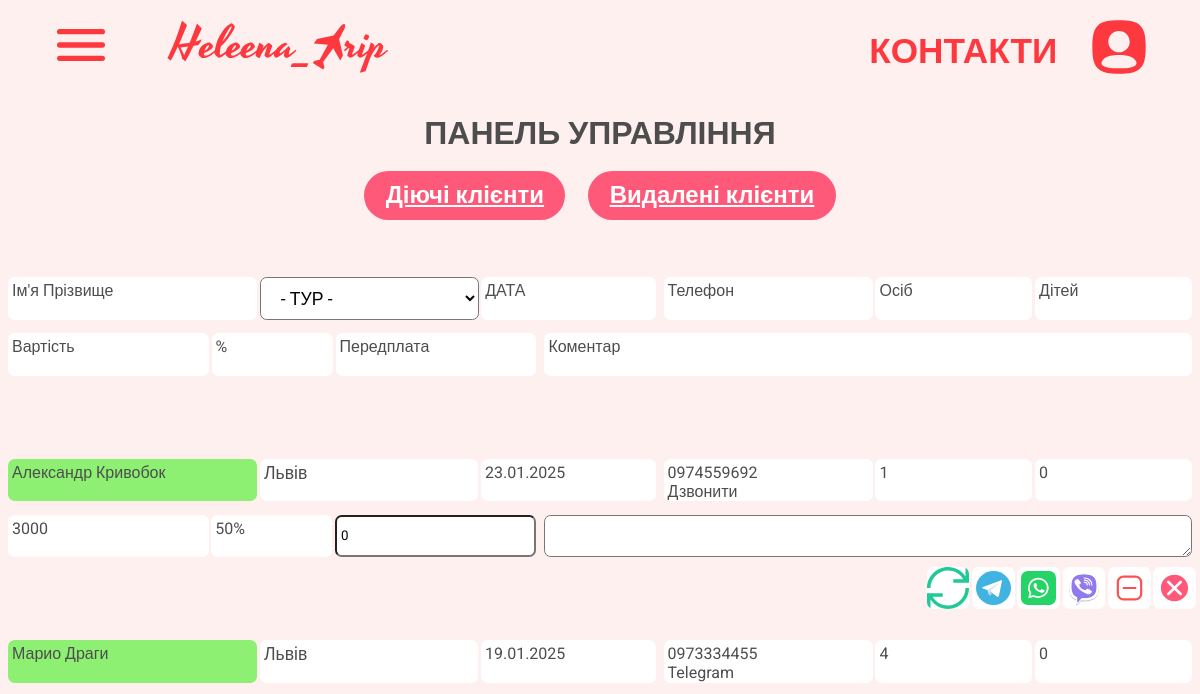
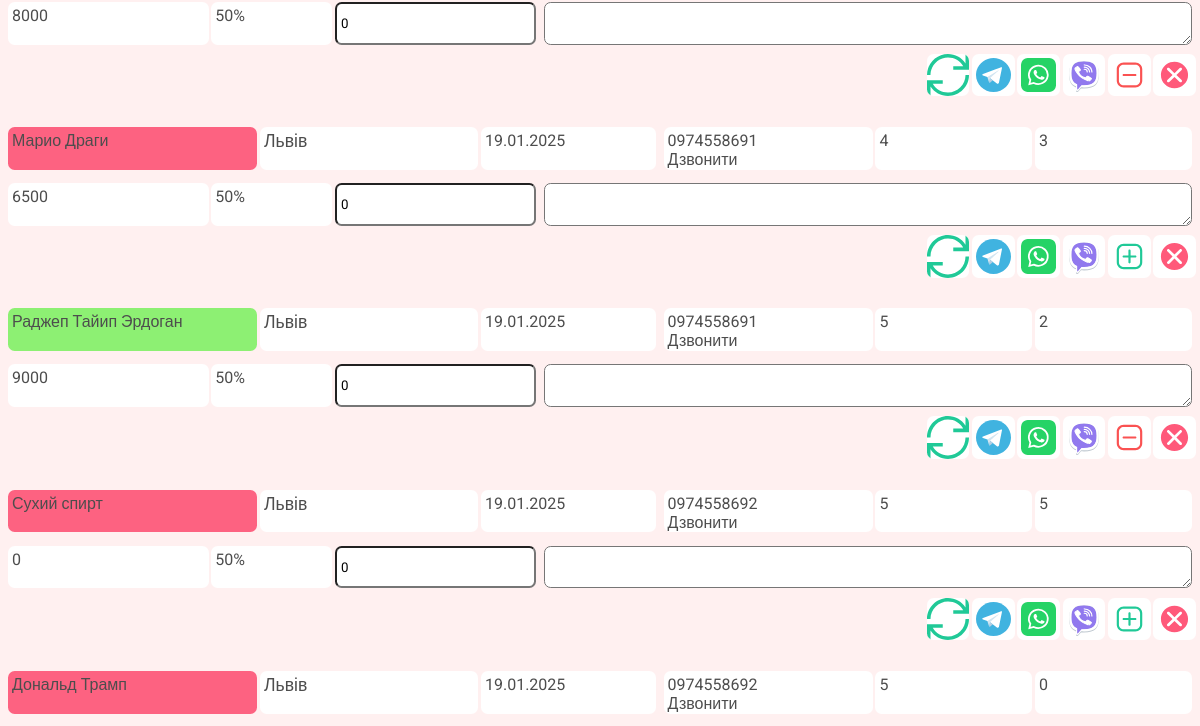
The app's page /dashboard (signed in, upper part), older data (2 pictures, top to bottom).
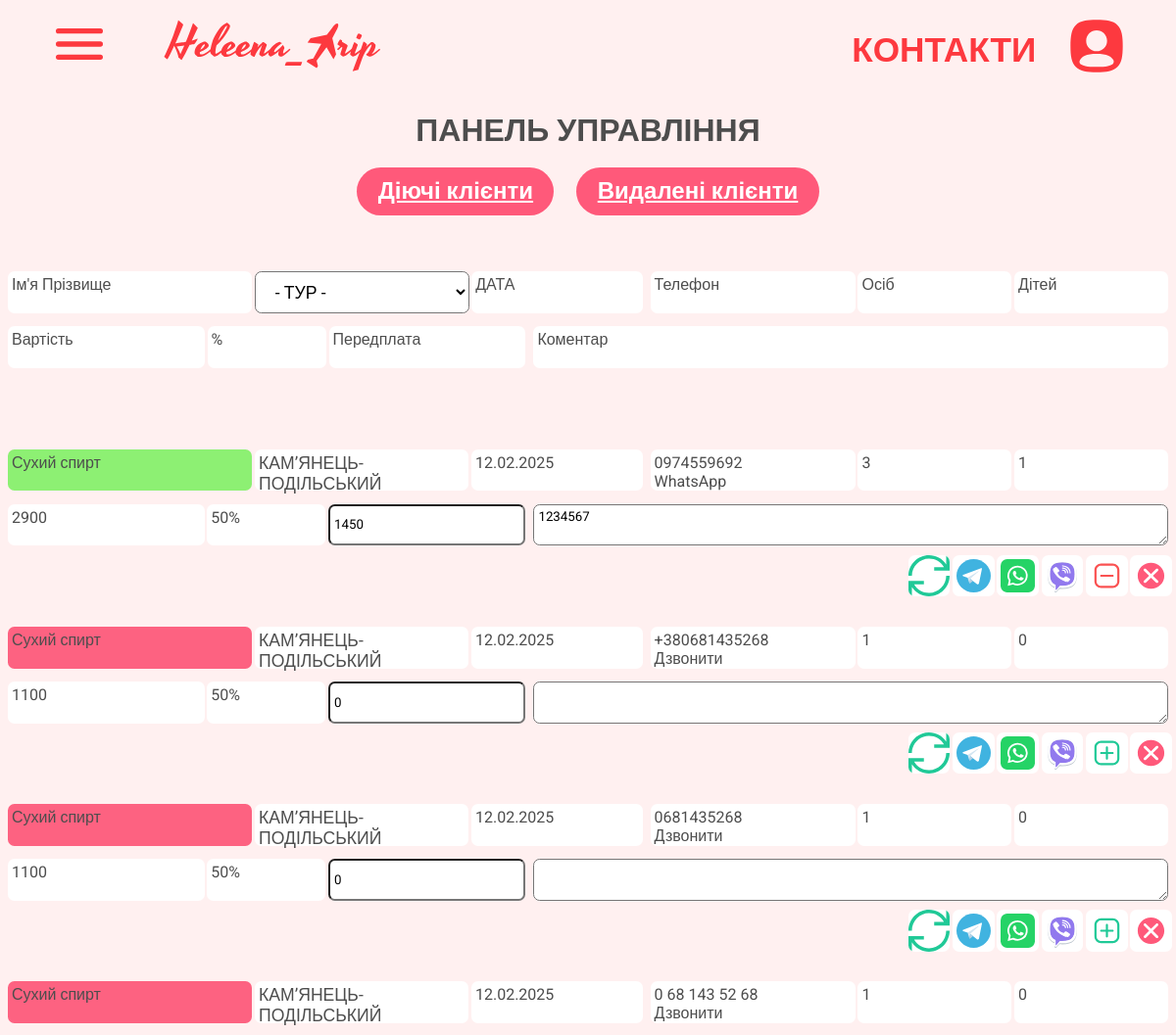
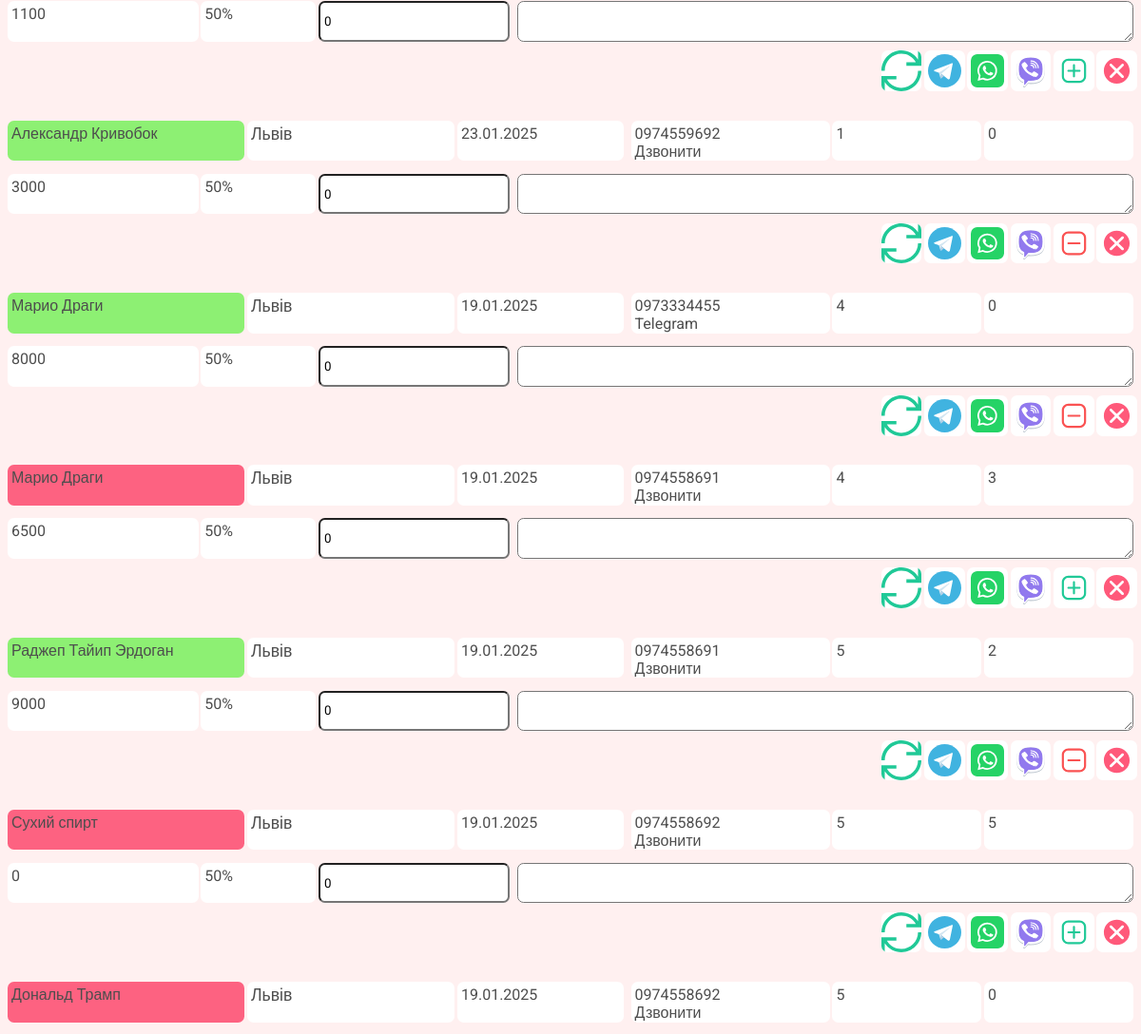
The same page, newer data (2 pictures, top to bottom).
### trip/models.py (models this page shows, shortened)
class Client(models.Model):
    name = models.CharField(null=True, max_length=100, verbose_name="Ім'я, Прізвище")
    phone = models.CharField(null=True, max_length=20, verbose_name="Номер телефону")
    amount = models.DecimalField(null=True, default=1, max_digits=3, decimal_places=0, verbose_name="Кількість осіб")
    children = models.DecimalField(null=True, default=0, max_digits=3, decimal_places=0, verbose_name="в т.ч. дітей")
    payment = models.ForeignKey('Payment', on_delete=models.PROTECT, null=True, verbose_name="Оберіть відсоток передплати")
    value = models.DecimalField(null=True, default=0, max_digits=9, decimal_places=0, verbose_name="Повна вартість туру")
    prepayment = models.DecimalField(null=True, default=0, max_digits=9, decimal_places=0, verbose_name="Розмір передплати")
    notes = models.TextField(null=True, blank=True, max_length=1000, verbose_name="Примітки")
    approved = models.BooleanField(default=False, verbose_name="Схвалено")
    deleted = models.BooleanField(default=False, verbose_name="Видалено")
    tour = models.ForeignKey('Tour', on_delete=models.PROTECT, null=True, verbose_name="Подорож", related_name="clients")
    date = models.DateField(null=True, verbose_name="Дата початку туру")
    communication = models.ForeignKey('Communication', on_delete=models.PROTECT, null=True, blank=True, verbose_name="Куди Вам дзвонити / писати?")
    class Meta:
        ordering = ['-id']

class Tour(models.Model):
    title = models.CharField(null=True, max_length=50, verbose_name="Коротка назва")
    title1 = models.CharField(null=True, max_length=50, verbose_name="Назва 1 строка")
    dateStart = models.DateField(null=True, verbose_name="Дата початку туру")
    dateEnd = models.DateField(null=True, blank=True, verbose_name="Дата закінчення туру")
    seats = models.DecimalField(null=True, default=0, max_digits=9, decimal_places=0, verbose_name="Кількість місць")
    description = models.TextField(max_length=1000, verbose_name="Опис для 2 секції")
    faq = models.ForeignKey('Faq', on_delete=models.PROTECT, null=True, blank=True, verbose_name="Часті питання")
    descriptionPdf = models.FileField(null=True, blank=True, upload_to="pdfs/", verbose_name="Опис у форматі PDF")
    currency = models.ForeignKey('Currency', on_delete=models.PROTECT, null=True, blank=True, verbose_name="Валюта")
    priceAdult = models.CharField(null=True, blank=True, max_length=15, verbose_name="Ціна для дорослих")
    priceChild = models.CharField(null=True, blank=True, max_length=15, verbose_name="Ціна для дітей")
    pricePensioner = models.CharField(null=True, blank=True, max_length=15, verbose_name="Ціна для пільговиків")
    dateBeforeAdult = models.DateField(null=True, blank=True, verbose_name="Дата, до якої діє скидка дорослим")
    dateBeforeChild = models.DateField(null=True, blank=True, verbose_name="Дата, до якої діє скидка дітям")
    priceAdultBefore = models.CharField(null=True, blank=True, max_length=15, verbose_name="Ціна для дорослих зі скидкою")
    priceChildBefore = models.CharField(null=True, blank=True, max_length=15, verbose_name="Ціна для дітей зі скидкою")
    isActive = models.BooleanField(null=True, default=True, verbose_name="Діючий тур")
    isOutside = models.BooleanField(null=True,default=True, verbose_name="Закордонний тур")
    isOneDay = models.BooleanField(null=True,default=False, verbose_name="Поїздка вихідного дня")
    isPartner = models.BooleanField(null=True,default=False, verbose_name="Поїздка від партнерів")
    background1 = models.ImageField(null=True, upload_to="photos/", verbose_name="Фон банера")
    background2 = models.ImageField(null=True, upload_to="photos/", verbose_name="Фон вартості")
    background3 = models.ImageField(null=True, upload_to="photos/", verbose_name="Фон інших турів")
    class Meta:
        ordering = [
            Case(
                When(dateStart=None, then=Value(1)),
                When(dateStart__lt=date.today(), then=Value(2)),
                default=Value(0),
                output_field=models.IntegerField()
            ),
            'dateStart',
        ]

class Communication(models.Model):
    communication = models.CharField(null=True, max_length=20, verbose_name="Куди Вам дзвонити / писати?")
    def __str__(self):
        return (str(self.communication))

class Payment(models.Model):
    percent = models.DecimalField(null=True, default=50, max_digits=3, decimal_places=0, verbose_name="% передплати")
    def __str__(self):
        return (str(self.percent) + '%')

### trip/views.py (the view)
# urls.py: path('dashboard', dashboard, name='dashboard'),
def dashboard(request, tour_id=None):
    return dashboard_general(request, False, tour_id)

### trip/forms.py
class DashboardForm(forms.ModelForm):
    class Meta:
        model = Client
        fields = ('prepayment', 'notes')
        widgets = {
            'notes': forms.Textarea(attrs={'rows': 3}),
            'prepayment': forms.NumberInput(attrs={'step': 1, 'min': 0})
        }

### trip/context_processors.py (called while the page is built)
def global_contacts(request):
    try:
        contacts = MyContacts.objects.first()
    except MyContacts.DoesNotExist:
        contacts = None
    return {'contacts': contacts}

### trip/templates/trip/dashboard.html (shortened to what this page needs)
{% extends 'base.html' %}
{% load static %}
{% block main %}
<br>
<h1 class="center">ПАНЕЛЬ УПРАВЛІННЯ</h1>
<br>
{% if user.username == "helentrip" %}
<main>
    <div class="section-buttons">
        <a href={% url "dashboard" %} class="button1">Діючі клієнти</a>
        <a href={% url "dashboard_deleted" %} class="button1">Видалені клієнти</a>
    </div>
    <section>
        <div class="string">
            <div class="string__blockbig">
                <div class="string__blocksubbig1">
                    <div class="string__name">Ім'я Прізвище</div>
                        <select class="string__tour" name="select" id="tourSelect" onchange="location.href=this.value;">
                            <option value="" disabled selected>- ТУР -</option>
                        </select>
                    <div class="string__status">ДАТА</div>
                </div>
                <div class="string__blocksubbig2">
                    <div class="string__phone">Телефон</div>
                    <div class="string__people">Осіб</div>
                    <div class="string__children">Дітей</div>
                </div>
            </div>
            <div class="string__blockbig">
                <div class="string__blocksubbig2">
                    <div class="string__prepayment">Вартість</div>
                    <div class="string__people">%</div>
                    <div class="string__prepayment">Передплата</div>
                </div>
                <div class="string__blocksubbig1">
                    <div class="string__comment">Коментар</div>
                </div>
            </div>
            <div class="string__blocksmall"></div>
        </div>
        {% for client in clients %}
        <form method="post" action="{% url 'dashboard' %}">
            <div class="string">
                <div class="string__blockbig">
                    <div class="string__blocksubbig1">
                        <div class="string__name" {% if client.approved %} style="background-color: #8DF073" {% else %} style="background-color: #fd6281" {% endif %}>{{ client.name }}</div>
                        <div class="string__tour">{{ client.tour.title }}</div>
                        <div class="string__status">{{ client.date|date:"d.m.Y" }}</div>
                    </div>
                    <div class="string__blocksubbig2">
                        <div class="string__phone">{{ client.phone }}<br>{{ client.communication }}</div>
                        <div class="string__people">{{ client.amount }}</div>
                        <div class="string__children">{{ client.children }}</div>
                    </div>
                </div>
                <div class="string__blockbig">
                    <div class="string__blocksubbig2">
                        <div class="string__prepayment">{{ client.value }}</div>
                        <div class="string__people">{{ client.payment }}</div>
                        <input class="string__prepayment" type="number" id="prepayment_{{ client.id }}" name="prepayment" value="{{ client.prepayment }}" min="0" step="1">
                    </div>
                    <div class="string__blocksubbig1">
                        <textarea class="string__comment" id="notes_{{ client.id }}" name="notes" rows="3">{{ client.notes }}</textarea>
                    </div>
                </div>
                <div class="string__blocksmall">
                    <button class="string__update" type="submit"><img src={% static "icons/update.svg" %} alt="Обновить" class="edit__ico"></button>
                    <div class="string__book"><a href="tg://msg?to={{ client.phone }}"><img src={% static "icons/telegram.svg" %} alt="Телеграм" class="edit__ico"></a></div>
                    <div class="string__book"><a href="https://api.whatsapp.com/send?phone={{ client.phone }}"><img src={% static "icons/whatsapp.svg" %} alt="Ватсап" class="edit__ico"></a></div>
                    <div class="string__book"><a href="viber://chat?number={{ client.phone }}"><img src={% static "icons/viber.svg" %} alt="Вайбер" class="edit__ico"></a></div>
                    {% if not client.deleted %}<div class="string__book">
                        <a href="{% url 'approve_client' client.pk %}">
                            {% if client.approved %}
                            <img src={% static "icons/minus-deactivate.svg" %} alt="Деактивировать" class="edit__ico">
                            {% else %}
                            <img src={% static "icons/plus-activate.svg" %} alt="Одобрить" class="edit__ico">
                            {% endif %}
                        </a>
                    </div>{% endif %}
                    <div class="string__book"><a href="{% url 'delete_client' client.pk %}"><img src={% static "icons/delete.svg" %} alt="Удалить" class="edit__ico"></a></div>
                </div>
            </div>
        </form>
        {% endfor %}
    </section>
</main>
{% else %}
<a href={% url "user_login" %} class="btn background-white">АВТОРИЗУЙТЕСЬ</a>
{% endif %}
{% endblock %}

### templates/base.html (shortened to what this page needs)
<!DOCTYPE html>
{% load static %}
<html lang="en">
<head>
    <link rel="stylesheet" href={% static "css/style.css" %}>
    <link rel="stylesheet" href="https://cdn.jsdelivr.net/npm/swiper@11/swiper-bundle.min.css">
</head>
<body>
    {% include 'includes/_header.html' %}
        {% block main %}
        {% endblock %}
</body>
</html>

### templates/includes/_header.html (shortened to what this page needs)
{% load static %}
<header class="header">
    <div class="header__left">
        <div><img class="icon-menu" src={% static "icons/menu-pink.svg" %} alt="МЕНЮ"></div>
        <div><a href="{% url "home" %}"><img src={% static "icons/Logo_Transparent.svg" %} alt="HELEENA_TRIP"></a></div>
    </div>
    <div class="header__right">
        <div class="contacts-icon">
            <span>КОНТАКТИ </span>
            <img src={% static "icons/contacts.svg" %} alt="КОНТАКТИ"></div>
    </div>
</header>

### templates/includes/_nav.html (shortened to what this page needs)
{% load static %}

### templates/includes/_contacts.html (shortened to what this page needs)
{% load static %}

### templates/includes/_footer.html (shortened to what this page needs)
{% load static %}

### helentrip/static/css/style.css (style rules this page uses)
* { margin:0;padding:0;box-sizing:border-box;font-family:"Roboto", sans-serif }
body { color:#4d4d4d;margin:0;background-color:#fff0f0 }
button { border:none;outline:hidden }
.icon-menu,.contacts-icon { cursor:pointer }
.header { display:flex;justify-content:space-between;align-items:center;margin:0 3% }
.header__left { display:flex;justify-content:flex-start;align-items:center }
.header__right { display:flex;justify-content:flex-end;align-items:center }
.header__right .contacts-icon { display:flex;justify-content:flex-end;align-items:center }
.header__right .contacts-icon span { display:inline-block;color:#FD393F;font-family:"Roboto", sans-serif;font-weight:700;font-style:normal;font-size:2.2rem;margin:6pt 12pt 0 0 }
@media (max-width: 1200px) { .header__right .contacts-icon span { font-size:2.2rem;margin:6pt 12pt 0 0 } }
.header img { height:48pt;margin:10pt }
@media (max-width: 1200px) { .header img { height:48pt;margin:10pt } }
.section-buttons { margin-bottom:10pt;display:flex;justify-content:center;align-items:center;flex-wrap:wrap;padding:0 3%;gap:1% }
@media (max-width: 1200px) { .section-buttons { padding:0 2%;gap:2% } }
.string { margin:0pt 0%;display:flex;justify-content:center;align-items:stretch;flex-wrap:wrap }
@media (max-width: 1200px) { .string { justify-content:flex-end } }
.string div { height:32pt;padding:3pt;border-radius:5pt;position:relative }
.string input,.string textarea { display:block;height:32pt;padding:3pt;border-radius:5pt }
.string button { height:32pt;width:32pt;border-radius:5pt;cursor:pointer }
.string button img { width:100%;height:100%;object-fit:cover;padding:0;margin:0;border-radius:5pt }
.string__blockbig { width:40%;margin-bottom:10pt;background-color:#ffffff00;padding:0;display:flex;justify-content:center;align-items:center;flex-wrap:wrap;gap:0pt }
@media (max-width: 1200px) { .string__blockbig { width:100% } }
@media (max-width: 1200px) { .string__blockbig { justify-content:flex-start } }
.string__blocksubbig1 { width:55%;margin-bottom:10pt;background-color:#ffffff00;padding:0;display:flex;justify-content:center;align-items:center;flex-wrap:nowrap;gap:2pt }
@media (max-width: 1200px) { .string__blocksubbig1 { justify-content:flex-start } }
.string__blocksubbig2 { width:45%;margin-bottom:10pt;background-color:#ffffff00;padding:0;display:flex;justify-content:center;align-items:center;flex-wrap:nowrap;gap:2pt }
@media (max-width: 1200px) { .string__blocksubbig2 { justify-content:flex-start } }
.string__blocksmall { width:18%;margin-bottom:20pt;min-width:204pt;background-color:#ffffff00;padding:0;display:flex;justify-content:flex-start;align-items:center;wrap:nowrap;gap:2pt }
@media (max-width: 1200px) { .string__blocksmall { width:35% } }
@media (max-width: 1200px) { .string__blocksmall { justify-content:flex-end } }
.string__name { min-width:80pt;width:40%;background-color:#fff }
.string__tour { min-width:80pt;width:35%;height:32pt;background-color:#fff;padding:.2rem 1rem;border-radius:5pt;font-size:1.1rem }
.string__status { width:28%;background-color:#fff }
.string__phone { width:30%;min-width:100pt;background-color:#fff }
@media (max-width: 1200px) { .string__phone { width:40% } }
.string__people { width:25%;background-color:#fff }
@media (max-width: 1200px) { .string__people { width:30% } }
.string__children { width:25%;background-color:#fff }
@media (max-width: 1200px) { .string__children { width:30% } }
.string__comment { width:100%;background-color:#fff }
.string__prepayment { min-width:50pt;width:50%;background-color:#fff }
@media (max-width: 1200px) { .string__prepayment { justify-content:flex-end } }
.string__update { width:32pt;background-color:#fff }
.string__book { width:32pt;height:32pt;background-color:#fff;padding:1pt }
.string__book img { width:100%;height:100%;object-fit:cover;padding:0;margin:0;border-radius:5pt }
.button1 { width:fit-content;margin-bottom:30pt;padding:8pt 16pt;border-radius:20pt;color:#fff;background:#ff597a;font-size:1.5rem;font-weight:600;cursor:pointer }
.edit__ico { height:48pt;margin:10pt;vertical-align:middle }
.center { text-align:center }
body { -webkit-text-size-adjust:100%;-webkit-tap-highlight-color:transparent }

Row changes from the older to the newer data that the page shows:
added Client: name "Сухий спирт", tour "КАМ’ЯНЕЦЬ-ПОДІЛЬСЬКИЙ", date "12.02.2025", phone "0974559692", communication "WhatsApp", amount "3", children "1", value "2900", payment "50%", prepayment "1450", notes "1234567", deleted False (drawn), approved True (drawn)
added Client: name "Сухий спирт", tour "КАМ’ЯНЕЦЬ-ПОДІЛЬСЬКИЙ", date "12.02.2025", phone "+380681435268", communication "Дзвонити", amount "1", children "0", value "1100", payment "50%", prepayment "0", deleted False (drawn)
added Client: name "Сухий спирт", tour "КАМ’ЯНЕЦЬ-ПОДІЛЬСЬКИЙ", date "12.02.2025", phone "0681435268", communication "Дзвонити", amount "1", children "0", value "1100", payment "50%", prepayment "0", deleted False (drawn)
added Client: name "Сухий спирт", tour "КАМ’ЯНЕЦЬ-ПОДІЛЬСЬКИЙ", date "12.02.2025", phone "0 68 143 52 68", communication "Дзвонити", amount "1", children "0", value "1100", payment "50%", prepayment "0", deleted False (drawn)
